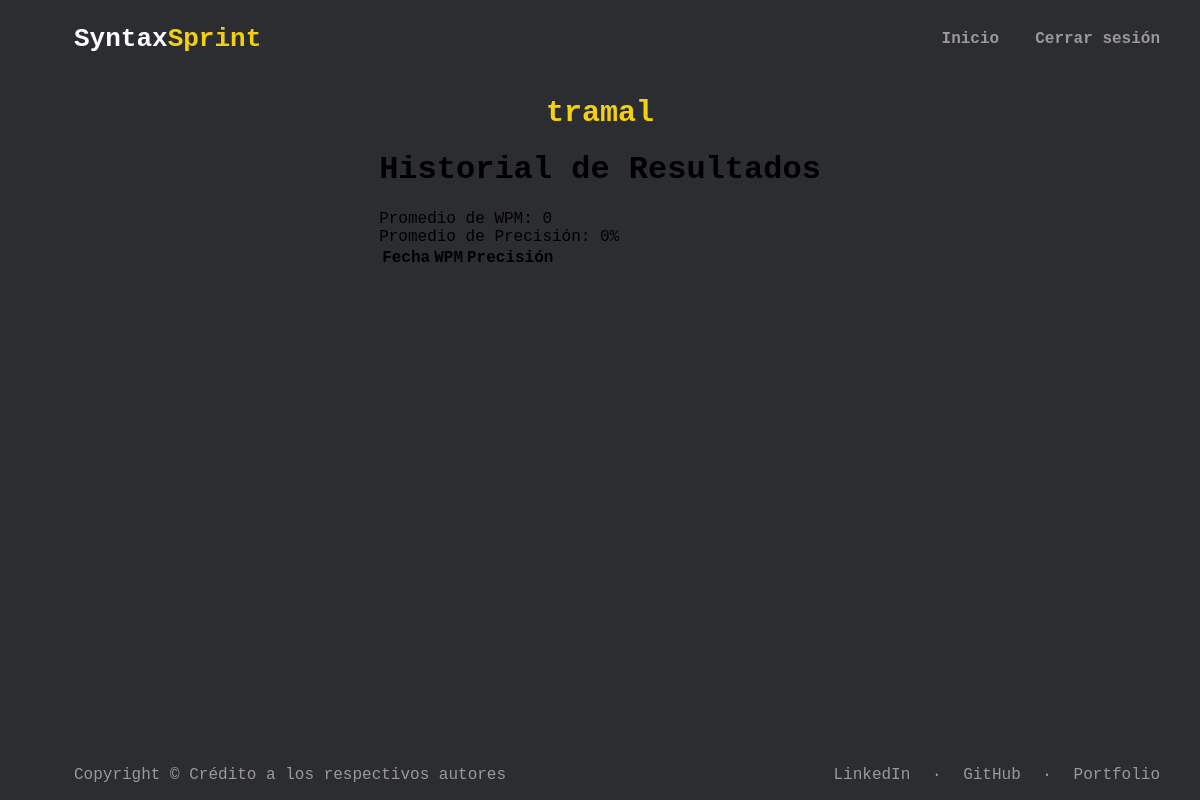
The app's page /profile (signed in), older data.
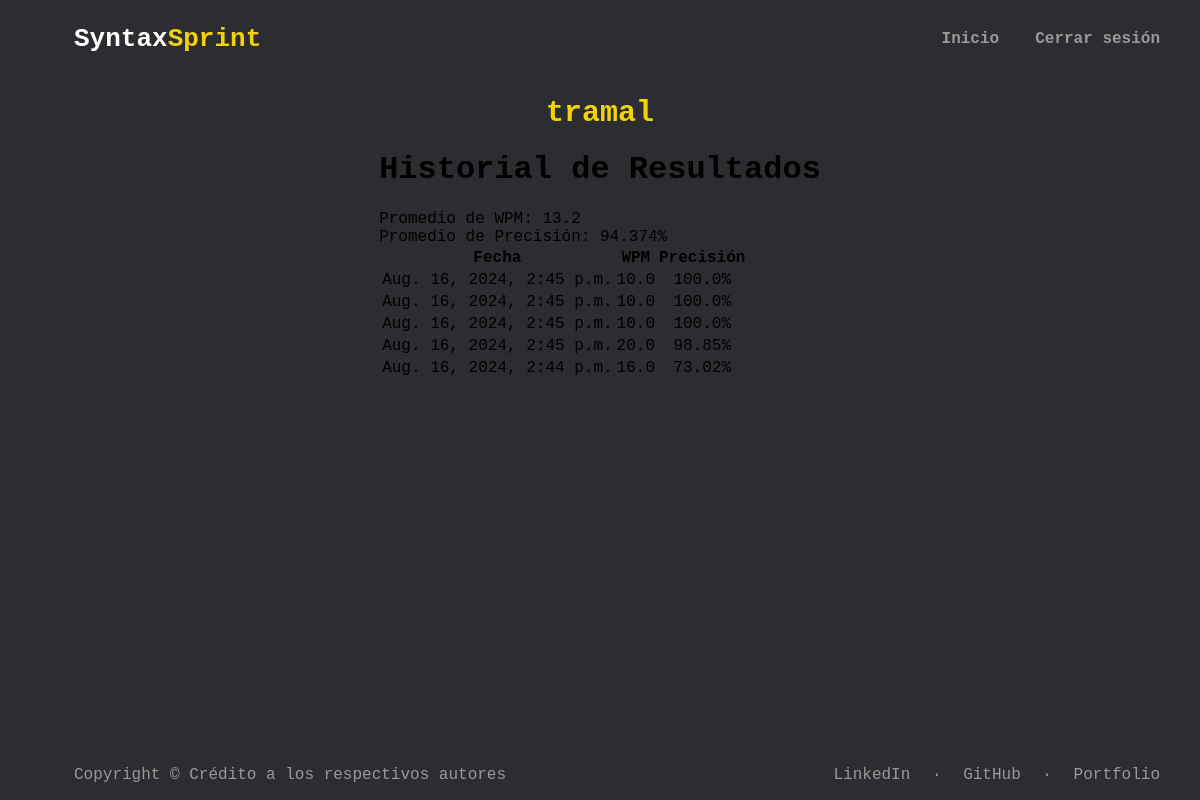
The same page, newer data.
### backend/models.py (models this page shows, shortened)
class TypingTestResult(models.Model):
    user = models.ForeignKey(User, on_delete=models.CASCADE)
    wpm = models.FloatField()
    accuracy = models.FloatField()
    date = models.DateTimeField(auto_now_add=True)

### backend/views.py (the view)
# urls.py: path("profile", views.profile, name="profile"),
@login_required
def profile(request):
    results = TypingTestResult.objects.filter(
        user=request.user).order_by('-date')
    if results.exists():
        avg_wpm = results.aggregate(Avg('wpm'))['wpm__avg']
        avg_accuracy = results.aggregate(Avg('accuracy'))['accuracy__avg']
    else:
        avg_wpm = 0
        avg_accuracy = 0
    context = {
        'on_profile-page': True,
        'results': results,
        'avg_wpm': avg_wpm or 0,
        'avg_accuracy': avg_accuracy or 0,
    }
    return render(request, 'profile.html', context)

### templates/profile.html (shortened to what this page needs)
{% load static %}
<!DOCTYPE html>
<html lang="es">
  <head>
    <link href="{% static 'css/styles.css' %}" rel="stylesheet" />
  </head>
  <body class="profile-page">
    <main>
      <nav>
        <a class="navbar-brand" href="{% url 'index' %}">
          <span class="syntax">Syntax</span><span class="sprint">Sprint</span>
        </a>
        <div class="navbar">
          <ul class="navbar-nav">
            <li><a href="{% url 'index' %}">Inicio</a></li>
            {% if user.is_authenticated %}
            <li><a href="{% url 'logout' %}">Cerrar sesión</a></li>
            {% else %}
            <li><a href="{% url 'login' %}">Iniciar sesión</a></li>
            <li><a href="{% url 'signup' %}">Registrarse</a></li>
            {% endif %}
          </ul>
        </div>
      </nav>
      <div>
        <span class="text"> {{ user.username }} </span>
        <h1>Historial de Resultados</h1>
        <p>Promedio de WPM: {{ avg_wpm }}</p>
        <p>Promedio de Precisión: {{ avg_accuracy }}%</p>
        <table>
          <thead>
            <tr>
              <th>Fecha</th>
              <th>WPM</th>
              <th>Precisión</th>
            </tr>
          </thead>
          <tbody>
            {% for result in results %}
            <tr>
              <td>{{ result.date }}</td>
              <td>{{ result.wpm }}</td>
              <td>{{ result.accuracy }}%</td>
            </tr>
            {% endfor %}
          </tbody>
        </table>
      </div>
    </main>
    <footer>
      <div class="copyright">
        Copyright &copy; Crédito a los respectivos autores
      </div>
      <div class="links">
        <a
          href="https://www.linkedin.com/in/oswaldo-fonseca-gonzalez/"
          target="_blank"
          >LinkedIn</a
        >
        <span class="mx-1">&middot;</span>
        <a href="https://github.com/Chorexxs" target="_blank">GitHub</a>
        <span class="mx-1">&middot;</span>
        <a href="https://chorexxs-portfolio.dev/" target="_blank">Portfolio</a>
      </div>
    </footer>
  </body>
</html>

### static/css/styles.css (style rules this page uses)
:root { color-scheme: light dark; --green: #00b755; --yellow: #f4d10d; --red: #ca4754; --black: #2b2d30; --gray: #999; --white: #fff; }
main { padding-top: 80px; }
body { background: var(--black); font-family: Menlo, monospace; display: grid; flex-direction: column; padding: 32px; justify-content: center; align-items: center; margin-top: 32px; margin: 0; padding: 16px; }
p { display: flex; flex-wrap: wrap; gap: 3px 8px; margin: 0; }
nav { display: flex; justify-content: space-between; align-items: center; padding: 24px; position: fixed; top: 0; left: 0; right: 0; background-color: var(--black); z-index: 1000; max-width: 100%; }
.navbar { color: var(--gray); text-decoration: none; font-size: 16px; font-weight: bold; }
.navbar-brand { font-size: 26px; text-decoration: none; font-weight: bold; margin-left: 50px; }
.syntax { color: var(--white); }
.sprint { color: var(--yellow); }
.navbar-nav { display: flex; list-style: none; margin: 0; padding: 0; gap: 2px; }
.navbar-nav li { display: flex; align-items: center; }
.navbar-nav a { color: var(--gray); text-decoration: none; padding: 2px 16px; transition: color 0.3s ease; }
div { text-align: center; }
.text { font-size: 30px; color: var(--yellow); margin-bottom: 16px; font-weight: bolder; display: block; }
footer { display: flex; justify-content: space-between; align-items: center; padding: 16px; color: var(--gray); width: 100%; box-sizing: border-box; position: absolute; bottom: 0; left: 0; right: 0; z-index: 1000; }
.copyright { text-align: left; margin-left: 58px; }
.links { text-align: right; margin-right: 16px; }
.links a { color: var(--gray); text-decoration: none; margin: 0 8px; transition: color 0.3s ease; }
.mx-1 { margin: 0 4px; }

Row changes from the older to the newer data that the page shows:
added TypingTestResult: date "Aug. 16, 2024, 2:45 p.m.", wpm "10.0", accuracy "100.0"
added TypingTestResult: date "Aug. 16, 2024, 2:45 p.m.", wpm "10.0", accuracy "100.0"
added TypingTestResult: date "Aug. 16, 2024, 2:45 p.m.", wpm "10.0", accuracy "100.0"
added TypingTestResult: date "Aug. 16, 2024, 2:45 p.m.", wpm "20.0", accuracy "98.85"
added TypingTestResult: date "Aug. 16, 2024, 2:44 p.m.", wpm "16.0", accuracy "73.02"
Text that changed along with them:
{{ avg_wpm }}: "0" → "13.2"
{{ avg_accuracy }}: "0" → "94.374"
